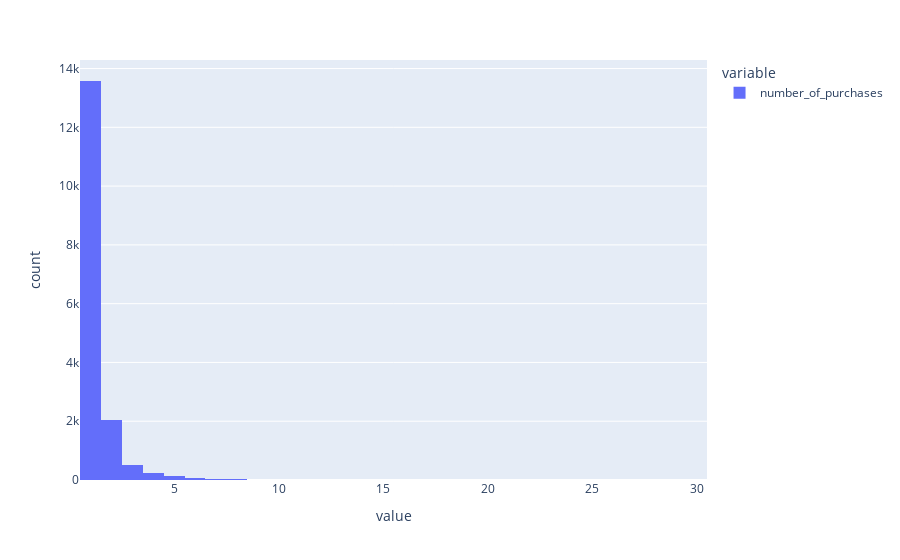

The code cell stored with this chart in its notebook:
### Markdown cell above
##### Получилась таблица товаров с несколькими значениями. Можнно посмотреть на ее гистограмму.

### Code cell
px.histogram(items_with_couple_days.number_of_purchases)

### Figure 1 — Plotly figure (JSON) as saved in the notebook; plotly's stock layout.template omitted (floating-point values rounded to 4 significant figures; data arrays with more than 128 entries replaced by an {"elided": "..."} marker saying what was removed)
{"data": [{"alignmentgroup": "True", "bingroup": "x", "hovertemplate": "variable=number_of_purchases<br>value=%{x}<br>count=%{y}<extra></extra>", "legendgroup": "number_of_purchases", "marker": {"color": "#636efa", "pattern": {"shape": ""}}, "name": "number_of_purchases", "offsetgroup": "number_of_purchases", "orientation": "v", "showlegend": true, "type": "histogram", "x": {"elided": "16677 int values"}, "xaxis": "x", "yaxis": "y"}], "layout": {"barmode": "relative", "legend": {"title": {"text": "variable"}, "tracegroupgap": 0}, "margin": {"t": 60}, "xaxis": {"anchor": "y", "domain": [0, 1], "title": {"text": "value"}}, "yaxis": {"anchor": "x", "domain": [0, 1], "title": {"text": "count"}}}}
